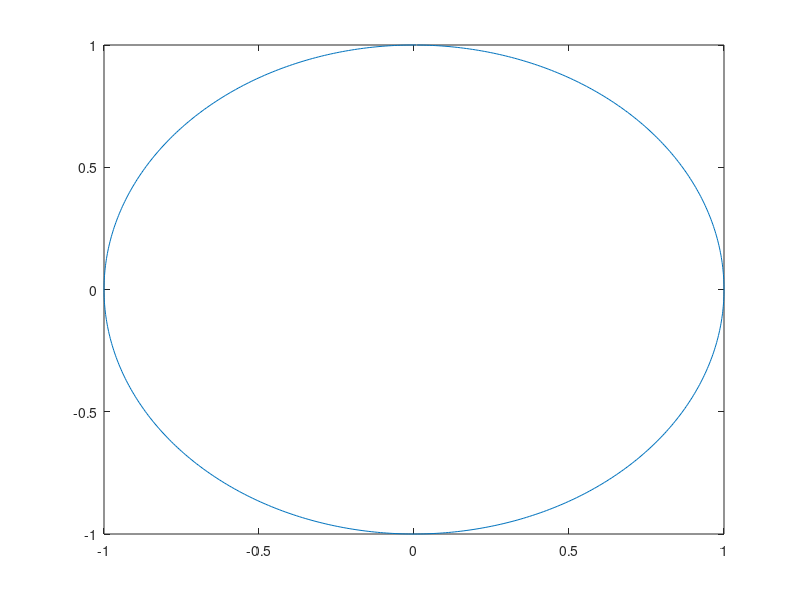

Reproduce this figure in MATLAB. (Note: this script raises an error after producing the figure.)
clear

format long

circx=[]; % Making a circle, this will get plotted later
circy=[];

for a = 1:1:2*pi*100+1
    circx(a) = sin(a/100);
    circy(a) = cos(a/100);
end

circx=rot90(circx);
circy=rot90(circy);

plot(circx,circy);

fname = "coastlines.mat";

load(fname);

plot (coastlon,coastlat);

xlim ( [-180 180]);
ylim ( [-90 90]);
xlabel Longitude ; 
ylabel Latitude ; 

% Question 1 above

[x,y,z] = polarConv(coastlat,coastlon);

q3x=x;
q3y=y;
q3z=z;
q3x(q3z<0)=NaN;
q3y(q3z<0)=NaN;

plot (q3x,q3y);

% Question 2 and 3 above

q4x=x;
q4y=y;
q4z=z;
xlam = -25; %The amounts rotated in each direction
ylam = 35;
zlam = 45;
[q4x,q4y,q4z] = rotate(xlam,ylam,zlam,q4x,q4y,q4z);

q4x(q4z<0)=NaN;
q4y(q4z<0)=NaN;
q4z(q4z<0)=NaN;

plot(q4x,q4y);

% Question 4 above

[file,date,lat,lon,ocean,prof_type,institution,date_update] = ...
textread('ar_index_global_prof.txt','%s%n%n%n%c%s%s%n',...
'headerlines',9,'delimiter',',');

% Question 5 - The text file is a .csv (that's why the delimiter is ',')
% The first parameter is the filename ('ar_index_global_prof_sample.txt')
% 9 denotes the number of headerlines (one more than the number of data we
% read in)
% The '%s%n%n%n%c%s%s%n' gives the types of data that is read in to the
% header lines

% Question 7 in this little blurb above

lat(date<20180909000000) = NaN;
lon(date<20180909000000) = NaN;

lat(abs(lat)>90) = NaN;
lon(abs(lat)>90) = NaN;
lat(abs(lon)>180) = NaN;
lon(abs(lon)>180) = NaN;

% Question 7 is the latitude and longitude filter here

[q6x,q6y,q6z] = polarConv(lat,lon) ;
[q6x,q6y,q6z] = rotate(xlam,ylam,zlam,q6x,q6y,q6z);

q6x(q6z<0) = NaN;
q6y(q6z<0) = NaN;
q6z(q6z<0) = NaN;

plot(q4x,q4y,q6x,q6y,'.');

% Question 6 - dates read as a single integer - the first four characters
% are year, the next two are month, the next two are day, the next two are
% hours, the next two are minutes, the next two are seconds. The date
% 20180909000000 is midnight ten days before sep 19th, or sep 9th at
% midnight.

hold all 
plot(q4x,q4y,'color','black')
plot(circx,circy,'color','black')
plot(q6x,q6y,'.','color','blue')
title ("Positions of floats over the past 10 days")
axis equal

% Question 8 above